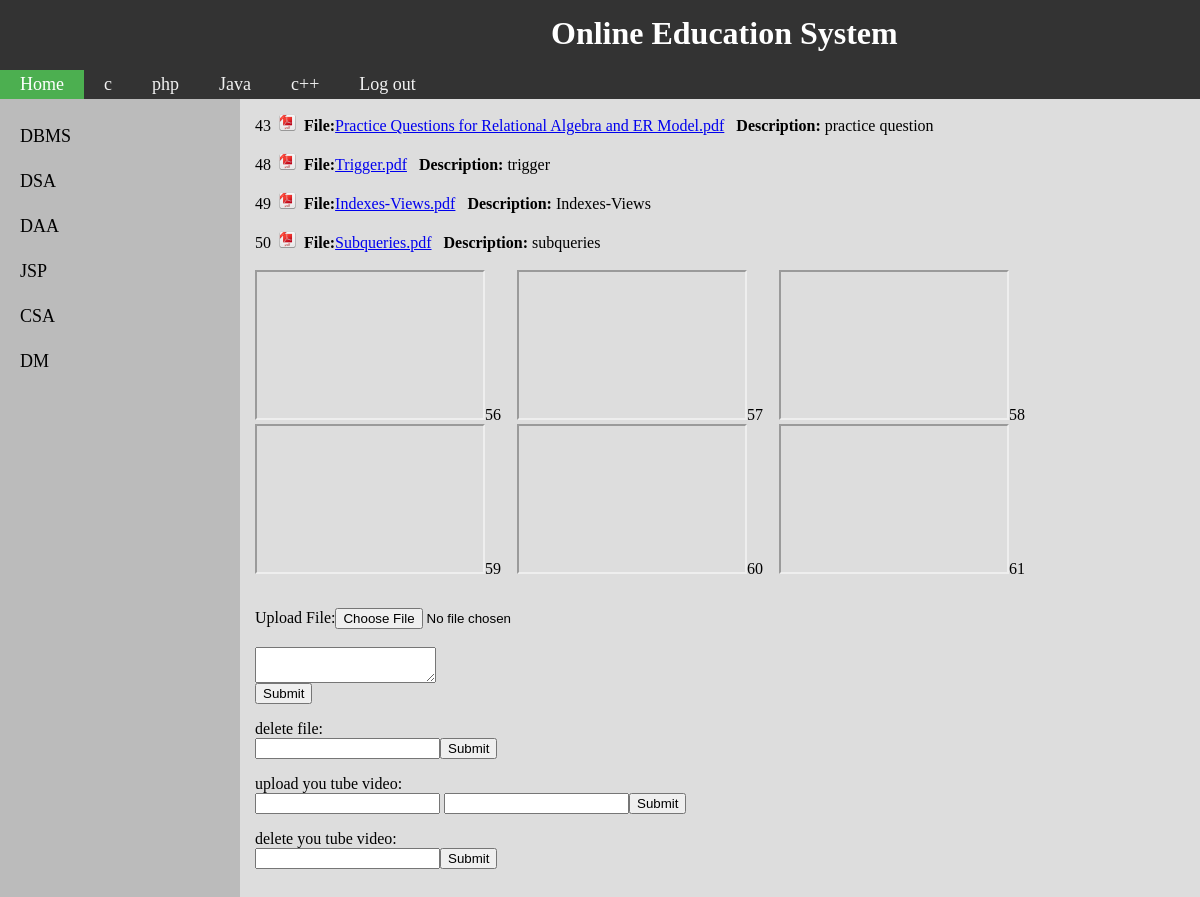
The app's page /OnlineEducationSystem/admin/ace.php (signed in) with its own data.
### tables this page shows
CREATE TABLE `admin_upload` (
  `id` int(200) NOT NULL,
  `subject` varchar(500) NOT NULL,
  `filename` varchar(500) NOT NULL,
  `description` varchar(500) NOT NULL
);

CREATE TABLE `youtube` (
  `id` int(11) NOT NULL,
  `link` varchar(1000) NOT NULL,
  `branch` varchar(50) NOT NULL,
  `about` varchar(100) NOT NULL DEFAULT '3'
);

### OnlineEducationSystem/admin/ace.php (the view, shortened to what this page needs)
<html>
    <head>
    </head>
    <body>
        <div class="topnav" ><h1>&nbsp;&nbsp;&nbsp;&nbsp;&nbsp;&nbsp;&nbsp;&nbsp;&nbsp;&nbsp;&nbsp;&nbsp;Online Education System</h1></div>
        <div class="topnav" >
            <a class="active" href="educature/home.php">Home</a>
                    <a href="ac1.php">c</a>
                    <a href="aphp.php">php</a>
                    <a href="ajava.php">Java</a>
                    <a href="ac++.php">c++</a>
            <a href="../logout.php">Log out</a>
        </div>
        <div class="row" style="margin:0px;height:10000px" >
            <div class="left" style="background-color:#bbb;" >
                <ul id="myMenu" name="">
                    <li><a href="ace.php" onc>DBMS</a></li>
                    <li><a href="adsa.php">DSA</a></li>
                    <li><a href="adaa.php">DAA</a></li>
                    <li><a href="ajsp.php">JSP</a></li>
                    <li><a href="acsa.php">CSA</a></li>
                    <li><a href="adm.php">DM</a></li>
                </ul>
            </div>
            <div class="right" style="background-color:#ddd;">
                <?php
                try {
                    $dbhandler = new PDO('mysql:host=127.0.0.1;dbname=php', 'root', '');
                    $dbhandler->setAttribute(PDO::ATTR_ERRMODE, PDO::ERRMODE_EXCEPTION);
                    $query = $dbhandler->query('select * from admin_upload where subject="dbms"');
                    while ($r = $query->fetch()) {
                        $fnm = $r['filename'];
                        echo $r['id'];
                        echo "&nbsp;&nbsp;<img src='pdf.jpg' height=17 width=17/>&nbsp;&nbsp;<b>File:</b><a href='../upload/$fnm' target='_blank'>" . $fnm . '</a>&nbsp;&nbsp;&nbsp;<b>Description:</b>' . $r['description'];
                        echo '<br><br>';
                    }
                    $query = $dbhandler->query('select * from youtube where branch="dbms"');
                    echo '<table class="right" style="background-color:#ddd;">';
                    while ($r = $query->fetch()) {
                        echo'
                             <iframe width="230" height="150" src="' . $r['link'] . '">
                             </iframe>';
                        ?>&nbsp;&nbsp;&nbsp;<?php
                    }
                    echo '</table>';
                    if (isset($_COOKIE['ausername'])) {
                        echo '<form action="sce.php" method="post" enctype="multipart/form-data">
                Upload File:<input type="file" name="myFile" id="myFile" required="true">
                <br><br>
                <textarea name="description" required="true">
                </textarea>
                <br> <input type="submit" value="Submit" id="jay" />
            </form>';
                        echo 'delete file:<form method="POST" action="">';
                        echo '<input type="text" name="id1" required="true">';
                        echo '<input type="submit"></form>';
                        echo 'upload you tube video:<form method="POST" action="">';
                        echo '<input type="text" name="link" required="true">';
                        echo ' <input type="text" name="about" required="true">';
                        echo '<input type="submit"></form>';
                        echo 'delete you tube video:<form method="POST" action="">';
                        echo '<input type="text" name="id" required="true">';
                        echo '<input type="submit"></form>';
                    }
                } catch (PDOException $e) {
                    echo $e->getMessage();
                    die();
                }
                ?>
            </div>
        </div>
    </body>
</html>

### OnlineEducationSystem/admin/ace.php (style rules this page uses)
body { background-color: #ddd; margin: 0px; }
h1 { color: white; padding: 5px; align-items: center; margin: 20px; margin-top: 10px; margin-bottom: 40px; margin-left: 450px; margin-right: 50px; height: 20px; }
div { margin: 0px; }
.topnav { overflow: hidden; background-color: #333; }
.topnav a { float: left; color: #f2f2f2; text-align: center; padding: 4px 20px; text-decoration: none; font-size: 18px; }
.topnav a.active { background-color: #4CAF50; color: white; }
* { box-sizing: border-box; }
.row { display: flex; }
.left { flex: 20%; padding: 15px 0; }
.right { flex: 80%; padding: 15px; }
#myMenu { list-style-type: none; padding: 0; margin: 0; }
#myMenu li a { backgrxound-color: #f6f6f6; padding: 12px 20px; text-decoration: none; font-size: 18px; color: black; display: block; }

### records on screen
admin_upload: id "43", filename "Practice Questions for Relational Algebra and ER Model.pdf", description "practice question"
admin_upload: id "48", filename "Trigger.pdf", description "trigger"
admin_upload: id "49", filename "Indexes-Views.pdf", description "Indexes-Views"
admin_upload: id "50", filename "Subqueries.pdf", description "subqueries"
